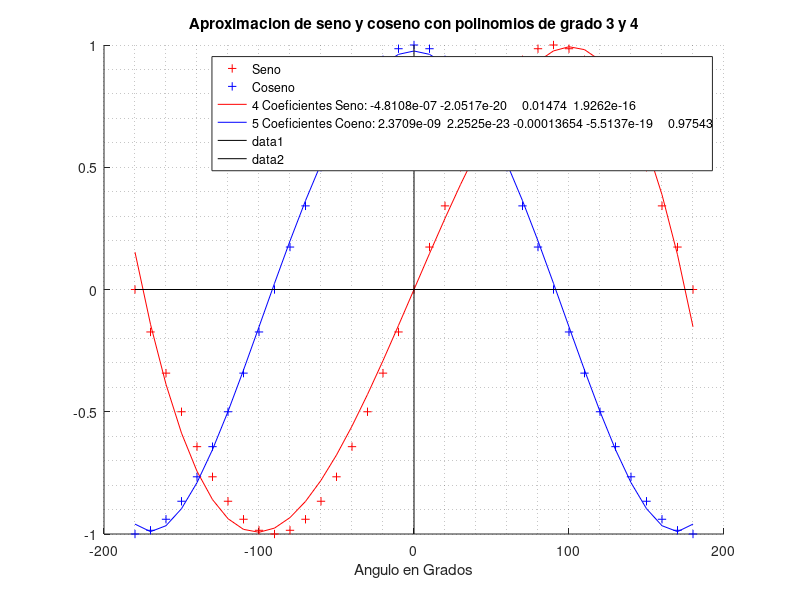

MATLAB code to generate this figure:
X = -180 : 10 : 180;SenX= sind(X);CosX= cosd(X);PSenX = polyfit(X, SenX, 3); %Coeficientes de aproximacionesPCosX = polyfit(X, CosX, 4);Y3 = polyval(PSenX,X);      %Funciones de aproximacionY4 = polyval(PCosX, X);hold onplot(X,SenX, 'r+'); % puntitos Seno en rojoplot(X, CosX, 'b+'); % puntitios Coseno en Azulplot(X,Y3, 'r'); % Aproximación cubica Seno en rojoplot(X,Y4, 'b'); % Aproximación cubica Seno en rojoS= ['4 Coeficientes Seno: ' num2str(PSenX)];C= ['5 Coeficientes Coeno: ' num2str(PCosX)];legend('Seno', 'Coseno', S, C);plot([0,0],[-1,1],'k-'); % Dibujo Eje Yplot([min(X), max(X)],[0,0],'k-'); % Dibujo Eje Xgrid minor xlabel('Angulo en Grados');title('Aproximacion de seno y coseno con polinomios de grado 3 y 4');A = regexp(PSenX,' ','split')hold off